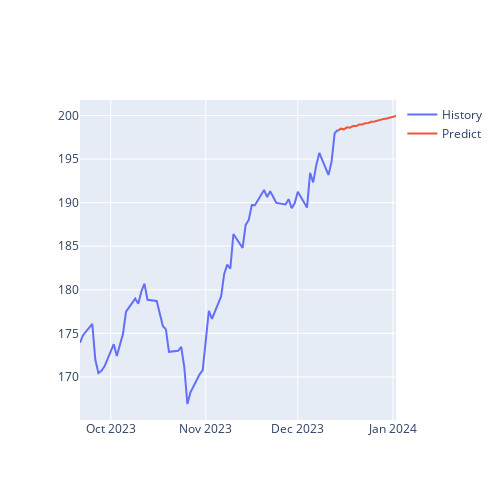

Notebook source saved alongside this figure:
### Code cell
plot_prediction(train_main_series['Close'],forecast_series)
